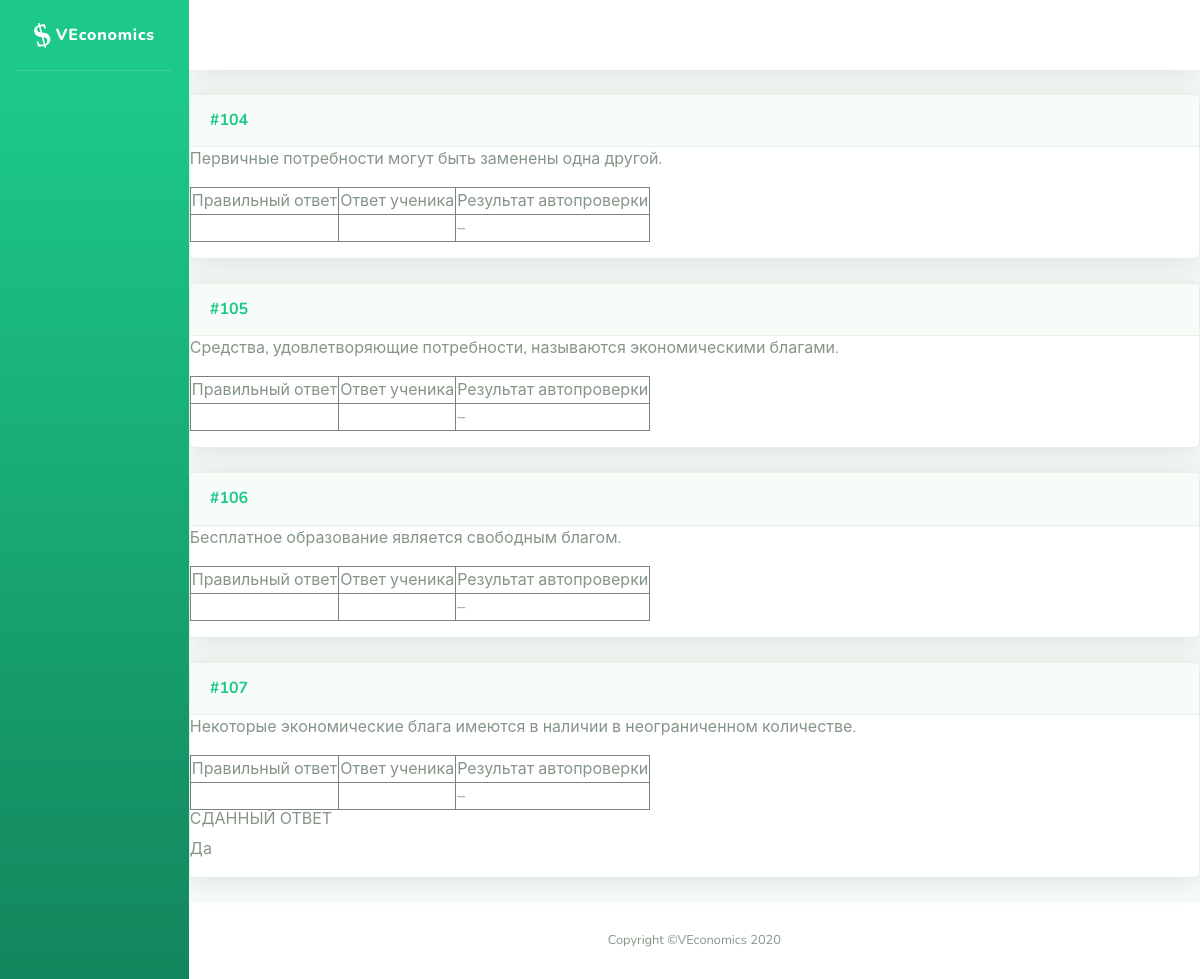
Page /problems/testset_result/35 on the committed database.
### problems/models.py (models this page shows, shortened)
class Problem(models.Model):
    name = models.CharField('Название', max_length=200, blank=True, null=True)
    task = RichTextUploadingField('Условие')
    problem_type = models.IntegerField('Тип задачи', choices=TYPE_CHOICES, blank=False, null=False, default=0)
    short_answer = models.CharField('Ответ (для автоматической проверки)', max_length=200, blank=True)
    yesno_answer = models.IntegerField('Ответ ДА/НЕТ', choices=YESNO_CHOICES, blank=False, default=0)
    solution = RichTextUploadingField('Решение', blank=True)
    hint = RichTextUploadingField('Подсказка', blank=True)
    topics = models.ManyToManyField(Topic, related_name="problems", verbose_name='Темы')
    assignments = models.ManyToManyField(User, through='Assignment', through_fields=['problem', 'person'])
    class Meta:
        ordering = ['id']

class TestSubmit(models.Model):
    assignment = models.ForeignKey(TestSetAssignment, on_delete=models.CASCADE, verbose_name='Назначенный тест', related_name='submits')
    problem = models.ForeignKey(Problem, on_delete=models.CASCADE, verbose_name='Задача', related_name='test_submits')
    yesno_answer = models.IntegerField('Ответ ДА/НЕТ', choices=YESNO_CHOICES, blank=False, null=False, default=0)
    multiplechoice_answer = models.CharField('Выбор ответов', max_length=200, blank=True, null=True)
    submit_datetime = models.DateTimeField('Время и дата сдачи решения', auto_now_add=True, blank=False)
    answer_autoverdict = models.BooleanField('Результат автоматической проверки', blank=True, null=True)

### problems/views.py (the view)
# urls.py: path('testset_result/<int:test_assignment_id>', views.test_result, name='testset_result'),
def test_result(request, test_assignment_id):
    test_assignment = TestSetAssignment.objects.get(pk=test_assignment_id)
    result = []
    for problem in test_assignment.test_set.problems.all():
        problem.submit =TestSubmit.objects.get(problem=problem, assignment=test_assignment)
        result.append(problem)
    return render(request, 'problems/testset_result.html', {'tests': result})

### problems/templates/problems/testset_result.html
{% extends "problems/sb/base.html" %}
{% block content %}
    {% for problem in tests %}
        {% include 'problems/problem.html' %}
    {% endfor %}
{% endblock %}

### problems/templates/problems/problem.html (shortened to what this page needs)
{% autoescape off%}
<div class="problem">
    <div class="card shadow mb-4">
        <div class="problem-header">
            <a name="problem-{{ problem.id }}" class="d-block card-header py-3" role="button" aria-expanded="true" aria-controls="collapse">
                    <h6 class="m-0 font-weight-bold text-primary">
                        <nobr>
                            <div class="problem-id">
                                #{{ problem.id }}
                            </div>
                        </nobr>
                    </h6>
            </a>
        </div>
        <div class="collapse show" id="problem-{{ problem.id }}">
            <div class="problem-task">
                {{ problem.task }}
            </div>
            <div class="problem-solution">
                {% if 'teacher' in user.groups.all.0.name %}
                    <div class="right-solution">
                        <div class="collapse" id="solution-{{ problem.id }}">
                          {% include 'problems/problem_solution.html' %}
                        </div>
                        {% if problem.submit %}
                            {% include 'problems/student_answer.html' with object=problem.submit %}
                        {% endif %}
                    </div>
                {% elif problem.form %}
                    <div class="problem-student-form">
                            {{ problem.form.as_p }}
                            {{ problem.form.media }}
                    </div>
                {% elif problem.submit %}
                    {% include 'problems/student_answer.html' with object=problem.submit %}
                {% endif %}
            </div>
        </div>
    </div>
</div>
{% endautoescape %}

### problems/templates/problems/student_answer.html (shortened to what this page needs)
            <table border="1">
                <tr>
                    <td>Правильный ответ</td>
                    <td>Ответ ученика</td>
                    <td>Результат автопроверки</td>
                </tr>
                <tr>
                    <td>{{ problem.submit.assignment.problem.short_answer }}</td>
                    <td>{{ problem.submit.short_answer }}</td>
                    <td>{% if problem.submit.answer_autoverdict == False %}–
                        {% elif problem.submit.answer_autoverdict == True %}+
                        {% endif %}
                    </td>
                </tr>
            </table>
{% if object.yesno_answer != 0 or object.multiplechoice_answer %}
    <h6>СДАННЫЙ ОТВЕТ</h6>
{% endif %}
        {% if object.yesno_answer != 0 %}
            {{ object.get_yesno_answer_display }}
        {% endif %}

### problems/static/problems/main.css (style rules this page uses)
.problem-header { white-space:nowrap }
h6 div { display:inline-block; }

### rows in the picture
Problem: id "104", task "Первичные потребности могут быть заменены одна другой."
Problem: id "105", task "Средства, удовлетворяющие потребности, называются экономическими благами."
Problem: id "106", task "Бесплатное образование является свободным благом."
Problem: id "107", task "Некоторые экономические блага имеются в наличии в неограниченном количестве.", shows "СДАННЫЙ ОТВЕТ"
TestSubmit: yesno_answer "Да"
